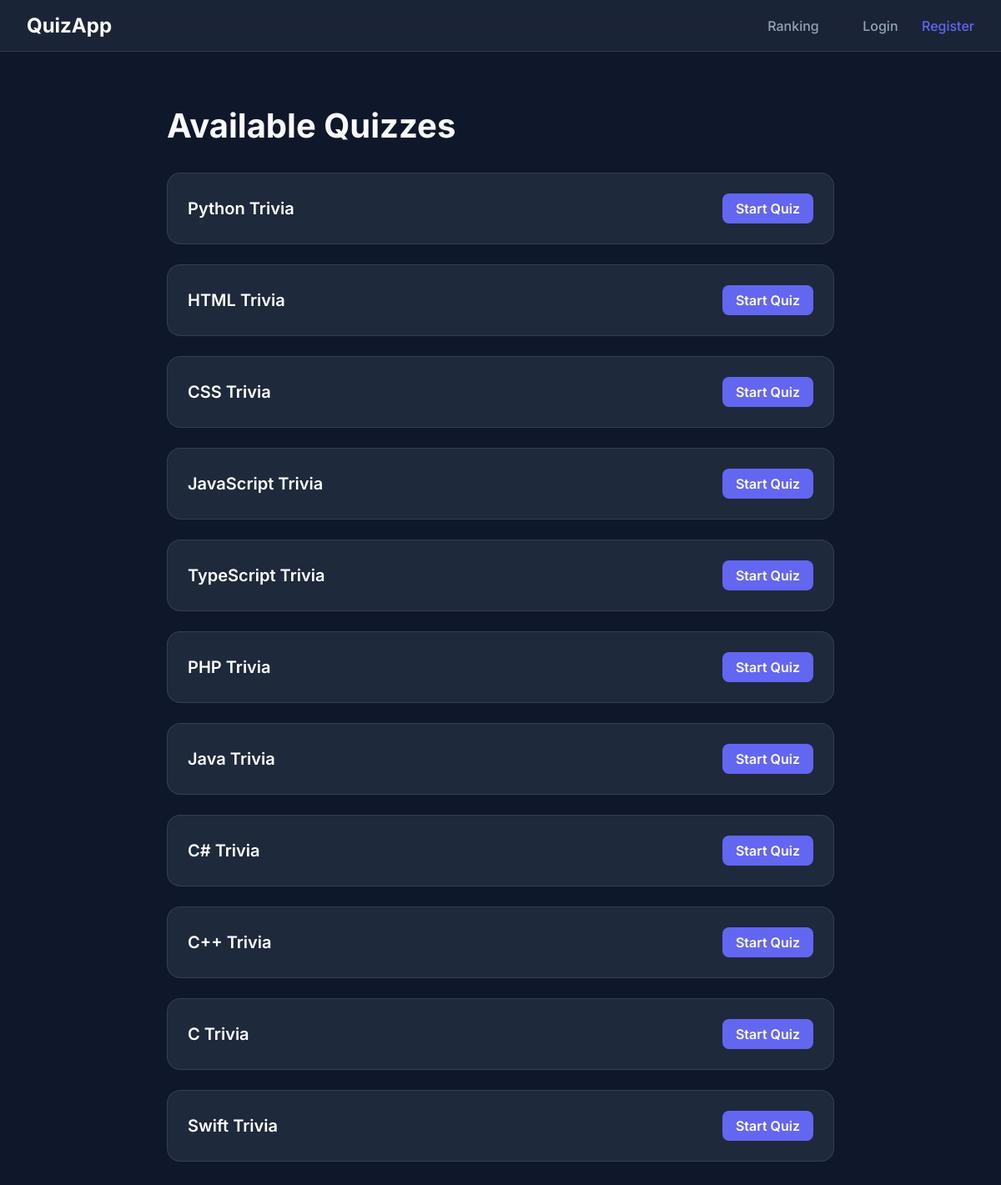
The page / on the database its author committed.
### quizzes/models.py (models this page shows, shortened)
class Quiz(models.Model):
    name = models.CharField(max_length=100)

### quizzes/views.py (the view)
# urls.py: path("", views.IndexView.as_view(), name="index"),
class IndexView(generic.ListView):
    model = Quiz
    template_name = "quizzes/index.html"

### quizzes/templates/quizzes/index.html (shortened to what this page needs)
<!DOCTYPE html>
<html lang="en">
<head>
</head>
<body>
    <nav>
        <a href="/" class="logo">QuizApp</a>
        <div class="nav-links">
            <a href="{% url 'quizzes:ranking' %}" style="margin-right: 1.5rem;">Ranking</a>
            {% if user.is_authenticated %}
                <span>Hello, <strong>{{ user.username }}</strong></span>
                {% if user.is_staff %}
                    <a href="/admin">Admin Panel</a>
                {% endif %}
                <a href="{% url 'logout' %}">Logout</a>
            {% else %}
                <a href="{% url 'login' %}">Login</a>
                <a href="{% url 'register' %}" style="color: var(--primary)">Register</a>
            {% endif %}
        </div>
    </nav>
    <div class="container">
        <h1>Available Quizzes</h1>
        {% if quiz_list %}
            <div class="quiz-grid">
                {% for quiz in quiz_list %}
                    <a href="{% url 'quizzes:display_quiz' quiz.id %}" class="quiz-card">
                        <span class="quiz-name">{{ quiz.name }}</span>
                        <span class="btn-start">Start Quiz</span>
                    </a>
                {% endfor %}
            </div>
        {% else %}
            <p style="color: var(--text-muted)">No quizzes are available right now. Check back later!</p>
        {% endif %}
    </div>
</body>
</html>

### quizzes/templates/quizzes/index.html (style rules this page uses)
:root { --primary: #6366f1; --bg: #0f172a; --card-bg: #1e293b; --text: #f8fafc; --text-muted: #94a3b8; }
body { font-family: 'Inter', sans-serif; background-color: var(--bg); color: var(--text); margin: 0; padding: 0; }
nav { background: rgba(30, 41, 59, 0.8); backdrop-filter: blur(10px); padding: 1rem 2rem; display: flex; justify-content: space-between; align-items: center; border-bottom: 1px solid rgba(255, 255, 255, 0.1); position: sticky; top: 0; z-index: 100; }
.logo { font-weight: 700; font-size: 1.5rem; color: white; text-decoration: none; }
.nav-links a { color: var(--text-muted); text-decoration: none; margin-left: 1.5rem; font-weight: 500; transition: color 0.2s; }
.container { max-width: 800px; margin: 4rem auto; padding: 0 1.5rem; }
h1 { font-size: 2.5rem; margin-bottom: 2rem; }
.quiz-grid { display: grid; gap: 1.5rem; }
.quiz-card { background: var(--card-bg); padding: 1.5rem; border-radius: 1rem; border: 1px solid rgba(255, 255, 255, 0.1); display: flex; justify-content: space-between; align-items: center; transition: transform 0.2s, box-shadow 0.2s; text-decoration: none; color: white; }
.quiz-name { font-weight: 600; font-size: 1.25rem; }
.btn-start { background: var(--primary); color: white; padding: 0.5rem 1rem; border-radius: 0.5rem; font-weight: 600; }

### rows shown on the page
Quiz: name "Python Trivia"
Quiz: name "HTML Trivia"
Quiz: name "CSS Trivia"
Quiz: name "JavaScript Trivia"
Quiz: name "TypeScript Trivia"
Quiz: name "PHP Trivia"
Quiz: name "Java Trivia"
Quiz: name "C# Trivia"
Quiz: name "C++ Trivia"
Quiz: name "C Trivia"
Quiz: name "Swift Trivia"
